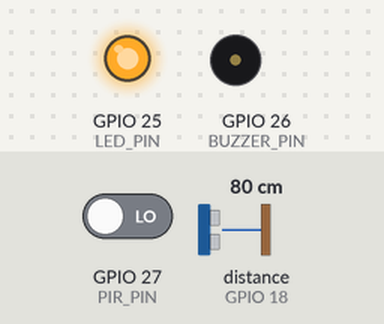
Bench run of a sketch on a simulated ESP32. Shown: output pins drawn as LEDs (lit = HIGH), buzzer (waves = sounding, pin HIGH). Inputs (shaded band) come from the test bench; at power-on: GPIO 27 (PIR_PIN) LOW, distance to the obstacle (sensor on GPIO 18) 80 cm. The echo pulse lasts 58.3 µs per cm; pins used as bus, display or sensor lines are not drawn; what the sketch prints to the serial monitor is not drawn.

Above: at 0.1 s.
At 29.6 s:
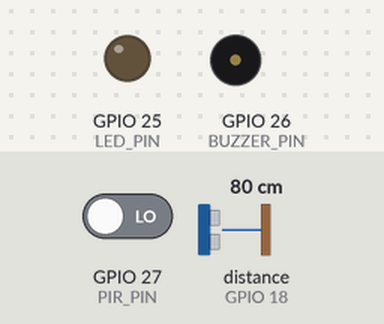
Timing chart, 0 to 31.1 s (numbered marks = the images above):
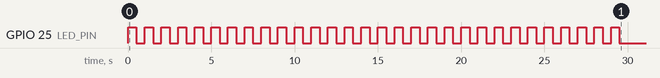

The sketch:

animal_detection.ino
```cpp
/*
  AgriGuard - Member 2: Animal Detection Logic
  Board : ESP32 Dev Module (Arduino framework)

  Logic : PIR motion HIGH  AND  ultrasonic distance <= threshold
          => intrusion confirmed => LED ON + buzzer beeping.
          Alert stays on for ALERT_HOLD_MS after the last detection.

  Pins (connect hardware later):
    PIR OUT      -> GPIO 27
    HC-SR04 TRIG -> GPIO 5
    HC-SR04 ECHO -> GPIO 18  (use a 1k + 2k voltage divider, ECHO is 5V)
    Buzzer (+)   -> GPIO 26  (active buzzer)
    LED anode    -> GPIO 25  (through 220 ohm resistor)
*/

#include <Arduino.h>

// ---------- Pins ----------
#define PIR_PIN     27
#define TRIG_PIN    5
#define ECHO_PIN    18
#define BUZZER_PIN  26
#define LED_PIN     25

// ---------- Settings (tune these during testing) ----------
const int  DISTANCE_THRESHOLD_CM = 100;     // object closer than this counts as "near"
const int  MIN_VALID_CM          = 2;       // ignore readings below this (noise)
const int  MAX_VALID_CM          = 400;     // HC-SR04 max range
const unsigned long PIR_WARMUP_MS      = 30000;  // PIR needs ~30 s to stabilise
const unsigned long SENSOR_INTERVAL_MS = 200;    // how often sensors are read
const unsigned long ALERT_HOLD_MS      = 5000;   // keep alert on after last detection
const unsigned long BEEP_INTERVAL_MS   = 300;    // buzzer on/off toggle time

// ---------- Shared state (other members can read these later for Firebase) ----------
bool  motionDetected = false;   // PIR result
int   distanceCm     = -1;      // -1 = no valid reading
bool  intrusionAlert = false;   // final confirmed intrusion

// ---------- Internal ----------
unsigned long lastSensorRead = 0;
unsigned long lastDetection  = 0;
unsigned long lastBeepToggle = 0;
bool buzzerState = false;
bool lastAlertPrinted = false;

// Single ultrasonic measurement in cm, -1 if no echo
int readDistanceOnce() {
  digitalWrite(TRIG_PIN, LOW);
  delayMicroseconds(2);
  digitalWrite(TRIG_PIN, HIGH);
  delayMicroseconds(10);
  digitalWrite(TRIG_PIN, LOW);

  long duration = pulseIn(ECHO_PIN, HIGH, 30000);  // 30 ms timeout
  if (duration == 0) return -1;

  int cm = (int)(duration * 0.0343 / 2.0);
  if (cm < MIN_VALID_CM || cm > MAX_VALID_CM) return -1;
  return cm;
}

// Median of 3 readings to remove random spikes
int readDistanceCm() {
  int a = readDistanceOnce(); delay(10);
  int b = readDistanceOnce(); delay(10);
  int c = readDistanceOnce();

  int valid[3]; int n = 0;
  if (a > 0) valid[n++] = a;
  if (b > 0) valid[n++] = b;
  if (c > 0) valid[n++] = c;

  if (n == 0) return -1;
  if (n == 1) return valid[0];
  if (n == 2) return (valid[0] + valid[1]) / 2;

  // n == 3 -> median
  if (a > b) { int t = a; a = b; b = t; }
  if (b > c) { int t = b; b = c; c = t; }
  if (a > b) { int t = a; a = b; b = t; }
  return b;
}

void setAlertOutputs(bool on) {
  digitalWrite(LED_PIN, on ? HIGH : LOW);
  if (!on) {
    digitalWrite(BUZZER_PIN, LOW);
    buzzerState = false;
  }
}

void setup() {
  Serial.begin(115200);

  pinMode(PIR_PIN, INPUT);
  pinMode(TRIG_PIN, OUTPUT);
  pinMode(ECHO_PIN, INPUT);
  pinMode(BUZZER_PIN, OUTPUT);
  pinMode(LED_PIN, OUTPUT);
  setAlertOutputs(false);

  Serial.println("AgriGuard animal detection starting...");
  Serial.println("PIR warm-up (30 s) - keep still, LED blinks meanwhile.");

  unsigned long start = millis();
  while (millis() - start < PIR_WARMUP_MS) {
    digitalWrite(LED_PIN, !digitalRead(LED_PIN));
    delay(500);
  }
  setAlertOutputs(false);
  Serial.println("Ready. Monitoring field.");
}

void loop() {
  unsigned long now = millis();

  // ----- 1. Read sensors every SENSOR_INTERVAL_MS -----
  if (now - lastSensorRead >= SENSOR_INTERVAL_MS) {
    lastSensorRead = now;

    motionDetected = (digitalRead(PIR_PIN) == HIGH);
    distanceCm = readDistanceCm();

    bool objectNear = (distanceCm > 0 && distanceCm <= DISTANCE_THRESHOLD_CM);

    // ----- 2. Combine: intrusion only if BOTH agree -----
    if (motionDetected && objectNear) {
      intrusionAlert = true;
      lastDetection = now;
    } else if (intrusionAlert && (now - lastDetection > ALERT_HOLD_MS)) {
      intrusionAlert = false;
    }

    // Debug print
    Serial.print("PIR: ");       Serial.print(motionDetected ? "MOTION" : "none");
    Serial.print(" | Dist: ");   Serial.print(distanceCm > 0 ? String(distanceCm) + " cm" : "no echo");
    Serial.print(" | Status: "); Serial.println(intrusionAlert ? "ALERT" : "SAFE");

    if (intrusionAlert != lastAlertPrinted) {
      Serial.println(intrusionAlert ? ">>> INTRUSION CONFIRMED <<<" : ">>> Field safe again <<<");
      lastAlertPrinted = intrusionAlert;
    }
  }

  // ----- 3. Drive LED and buzzer -----
  if (intrusionAlert) {
    digitalWrite(LED_PIN, HIGH);
    if (now - lastBeepToggle >= BEEP_INTERVAL_MS) {
      lastBeepToggle = now;
      buzzerState = !buzzerState;
      digitalWrite(BUZZER_PIN, buzzerState ? HIGH : LOW);
    }
  } else {
    setAlertOutputs(false);
  }
}
```
